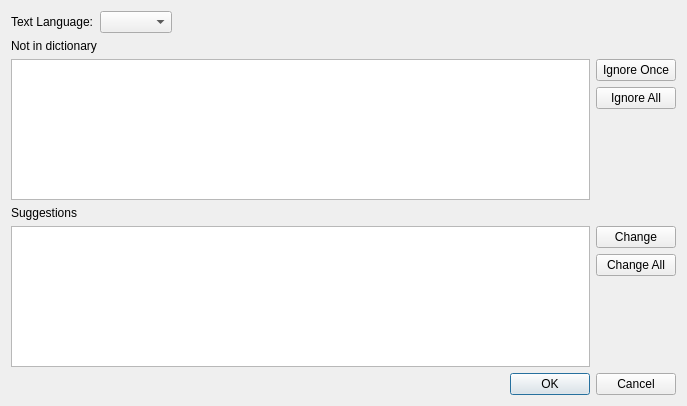
<?xml version="1.0" encoding="UTF-8"?>
<ui version="4.0">
 <class>HunspellDialogBase</class>
 <widget class="QDialog" name="HunspellDialogBase">
  <property name="geometry">
   <rect>
    <x>0</x>
    <y>0</y>
    <width>687</width>
    <height>406</height>
   </rect>
  </property>
  <property name="windowTitle">
   <string>Check Spelling</string>
  </property>
  <layout class="QVBoxLayout" name="verticalLayout_3">
   <item>
    <layout class="QHBoxLayout" name="horizontalLayout">
     <item>
      <widget class="QLabel" name="label">
       <property name="text">
        <string>Text Language:</string>
       </property>
      </widget>
     </item>
     <item>
      <widget class="QComboBox" name="languagesComboBox"/>
     </item>
     <item>
      <spacer name="horizontalSpacer">
       <property name="orientation">
        <enum>Qt::Horizontal</enum>
       </property>
       <property name="sizeHint" stdset="0">
        <size>
         <width>40</width>
         <height>20</height>
        </size>
       </property>
      </spacer>
     </item>
    </layout>
   </item>
   <item>
    <widget class="QLabel" name="label_3">
     <property name="text">
      <string>Not in dictionary</string>
     </property>
    </widget>
   </item>
   <item>
    <layout class="QHBoxLayout" name="horizontalLayout_2">
     <item>
      <widget class="QTextEdit" name="sentenceTextEdit"/>
     </item>
     <item>
      <layout class="QVBoxLayout" name="verticalLayout">
       <item>
        <widget class="QPushButton" name="ignoreOncePushButton">
         <property name="text">
          <string>Ignore Once</string>
         </property>
        </widget>
       </item>
       <item>
        <widget class="QPushButton" name="ignoreAllPushButton">
         <property name="text">
          <string>Ignore All</string>
         </property>
        </widget>
       </item>
       <item>
        <spacer name="verticalSpacer_2">
         <property name="orientation">
          <enum>Qt::Vertical</enum>
         </property>
         <property name="sizeHint" stdset="0">
          <size>
           <width>20</width>
           <height>40</height>
          </size>
         </property>
        </spacer>
       </item>
      </layout>
     </item>
    </layout>
   </item>
   <item>
    <widget class="QLabel" name="label_2">
     <property name="text">
      <string>Suggestions</string>
     </property>
    </widget>
   </item>
   <item>
    <layout class="QHBoxLayout" name="horizontalLayout_3">
     <item>
      <widget class="QListWidget" name="suggestionsListWidget"/>
     </item>
     <item>
      <layout class="QVBoxLayout" name="verticalLayout_2">
       <item>
        <widget class="QPushButton" name="changePushButton">
         <property name="text">
          <string>Change</string>
         </property>
        </widget>
       </item>
       <item>
        <widget class="QPushButton" name="changeAllPushButton">
         <property name="text">
          <string>Change All</string>
         </property>
        </widget>
       </item>
       <item>
        <spacer name="verticalSpacer">
         <property name="orientation">
          <enum>Qt::Vertical</enum>
         </property>
         <property name="sizeHint" stdset="0">
          <size>
           <width>20</width>
           <height>40</height>
          </size>
         </property>
        </spacer>
       </item>
      </layout>
     </item>
    </layout>
   </item>
   <item>
    <layout class="QHBoxLayout" name="horizontalLayout_4">
     <item>
      <widget class="QLabel" name="statusLabel">
       <property name="text">
        <string/>
       </property>
      </widget>
     </item>
     <item>
      <spacer name="horizontalSpacer_2">
       <property name="orientation">
        <enum>Qt::Horizontal</enum>
       </property>
       <property name="sizeHint" stdset="0">
        <size>
         <width>40</width>
         <height>20</height>
        </size>
       </property>
      </spacer>
     </item>
     <item>
      <widget class="QDialogButtonBox" name="buttonBox">
       <property name="orientation">
        <enum>Qt::Horizontal</enum>
       </property>
       <property name="standardButtons">
        <set>QDialogButtonBox::Cancel|QDialogButtonBox::Ok</set>
       </property>
      </widget>
     </item>
    </layout>
   </item>
  </layout>
 </widget>
 <resources/>
 <connections>
  <connection>
   <sender>buttonBox</sender>
   <signal>accepted()</signal>
   <receiver>HunspellDialogBase</receiver>
   <slot>accept()</slot>
   <hints>
    <hint type="sourcelabel">
     <x>248</x>
     <y>254</y>
    </hint>
    <hint type="destinationlabel">
     <x>157</x>
     <y>274</y>
    </hint>
   </hints>
  </connection>
  <connection>
   <sender>buttonBox</sender>
   <signal>rejected()</signal>
   <receiver>HunspellDialogBase</receiver>
   <slot>reject()</slot>
   <hints>
    <hint type="sourcelabel">
     <x>316</x>
     <y>260</y>
    </hint>
    <hint type="destinationlabel">
     <x>286</x>
     <y>274</y>
    </hint>
   </hints>
  </connection>
 </connections>
</ui>
